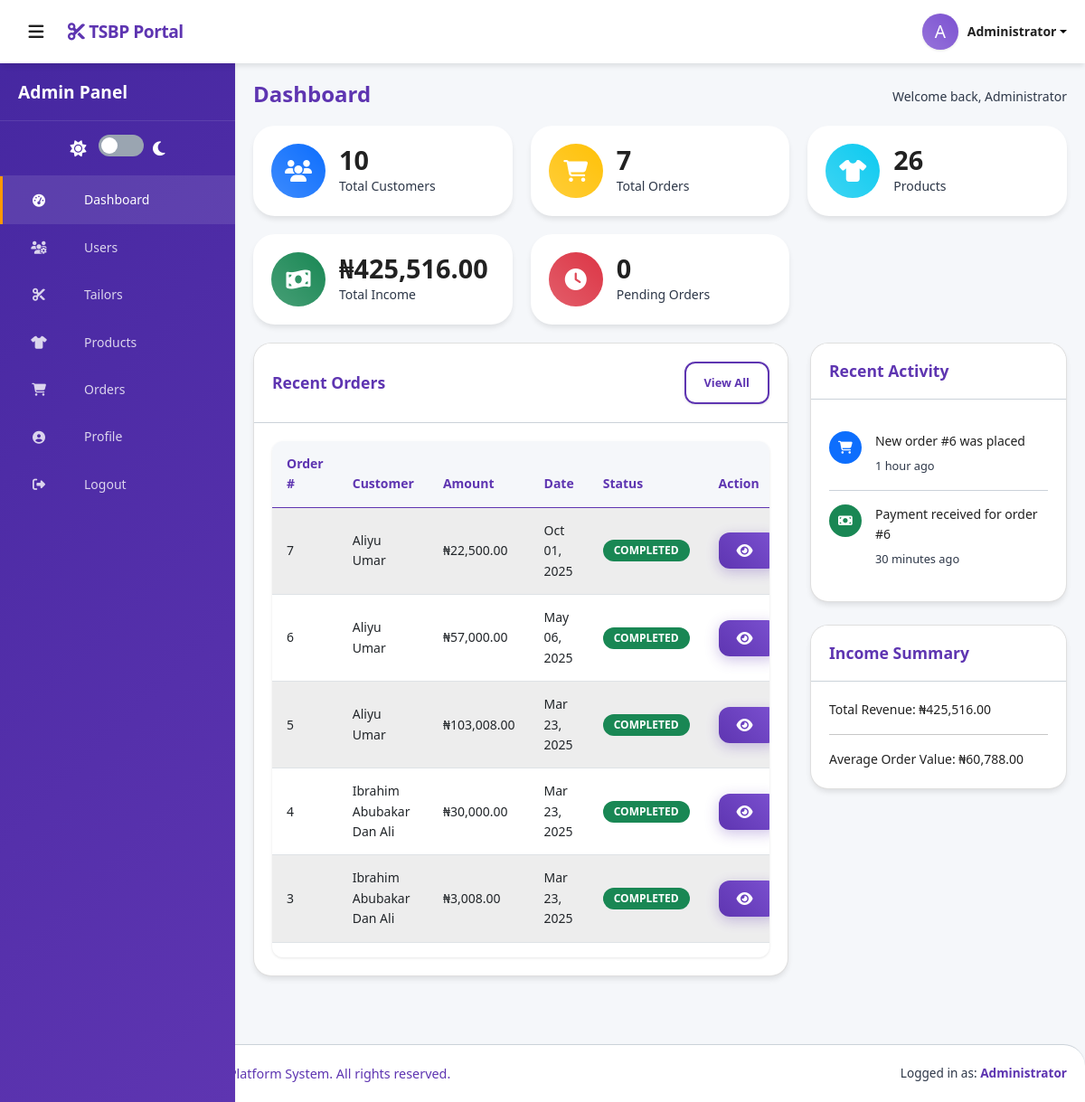
Page /admin/dashboard.php (signed in) on the committed database.
### tables this page shows
CREATE TABLE `orders` (
  `id` int(11) NOT NULL,
  `user_id` int(11) DEFAULT NULL,
  `total_amount` decimal(10,2) NOT NULL,
  `payment_status` enum('pending','completed','failed') DEFAULT 'pending',
  `payment_reference` varchar(100) DEFAULT NULL,
  `delivery_address` text DEFAULT NULL,
  `delivery_city` varchar(50) DEFAULT NULL,
  `delivery_state` varchar(50) DEFAULT NULL,
  `delivery_zip` varchar(20) DEFAULT NULL,
  `delivery_instructions` text DEFAULT NULL,
  `created_at` timestamp NOT NULL DEFAULT current_timestamp(),
  `tailor_id` int(11) DEFAULT NULL
);

CREATE TABLE `customers` (
  `id` int(11) NOT NULL,
  `first_name` varchar(50) NOT NULL,
  `last_name` varchar(50) NOT NULL,
  `email` varchar(100) NOT NULL,
  `password` varchar(255) NOT NULL,
  `phone` varchar(20) DEFAULT NULL,
  `address` text DEFAULT NULL,
  `city` varchar(50) DEFAULT NULL,
  `state` varchar(50) DEFAULT NULL,
  `zip_code` varchar(20) DEFAULT NULL,
  `created_at` timestamp NOT NULL DEFAULT current_timestamp()
);

### admin/functions/functions.php (called while the page is built, shortened)
<?php
function getTailoringStats($conn) {
    $stats = array();
    $query = "SELECT COUNT(*) as total FROM customers";
    $result = mysqli_query($conn, $query);
    $row = mysqli_fetch_assoc($result);
    $stats['total_customers'] = $row['total'];
    $query = "SELECT COUNT(*) as total FROM orders";
    $result = mysqli_query($conn, $query);
    $row = mysqli_fetch_assoc($result);
    $stats['total_orders'] = $row['total'];
    $query = "SELECT COUNT(*) as total FROM products";
    $result = mysqli_query($conn, $query);
    $row = mysqli_fetch_assoc($result);
    $stats['total_products'] = $row['total'];
    $query = "SELECT SUM(total_amount) as total_income FROM orders WHERE payment_status = 'completed'";
    $result = mysqli_query($conn, $query);
    $row = mysqli_fetch_assoc($result);
    $stats['total_income'] = $row['total_income'] ? $row['total_income'] : 0;
    $query = "SELECT COUNT(*) as total FROM orders WHERE payment_status = 'pending'";
    $result = mysqli_query($conn, $query);
    $row = mysqli_fetch_assoc($result);
    $stats['pending_orders'] = $row['total'];
    return $stats;
}
function getRecentOrders($conn, $limit = 5) {
    $query = "SELECT o.id, o.total_amount, o.payment_status, o.created_at,
              c.first_name, c.last_name
              FROM orders o
              LEFT JOIN customers c ON o.user_id = c.id
              ORDER BY o.created_at DESC
              LIMIT ?";
    $stmt = mysqli_prepare($conn, $query);
    mysqli_stmt_bind_param($stmt, "i", $limit);
    mysqli_stmt_execute($stmt);
    $result = mysqli_stmt_get_result($stmt);
    $orders = array();
    while($row = mysqli_fetch_assoc($result)) {
        $orders[] = $row;
    }
    return $orders;
}
function getRecentActivityLogs($conn, $limit = 5) {
    $logs = array();
    $logs[] = array(
        'action' => 'new_order',
        'description' => 'New order #6 was placed',
        'timestamp' => date('Y-m-d H:i:s', strtotime('-1 hour'))
    );
    $logs[] = array(
        'action' => 'payment',
        'description' => 'Payment received for order #6',
        'timestamp' => date('Y-m-d H:i:s', strtotime('-30 minutes'))
    );
    return $logs;
}
function getActivityIcon($action) {
    $icons = array(
        'new_order' => 'shopping-cart',
        'payment' => 'money-bill',
        'delivery' => 'truck',
        'customer' => 'user',
        'product' => 'tshirt'
    );
    return isset($icons[$action]) ? $icons[$action] : 'info-circle';
}
function getActivityIconClass($action) {
    $classes = array(
        'new_order' => 'primary',
        'payment' => 'success',
        'delivery' => 'info',
        'customer' => 'warning',
        'product' => 'secondary'
    );
    return isset($classes[$action]) ? $classes[$action] : 'primary';
}
function getPaymentStatusClass($status) {
    $classes = array(
        'completed' => 'success',
        'pending' => 'warning',
        'failed' => 'danger'
    );
    return isset($classes[$status]) ? $classes[$status] : 'secondary';
}
function timeElapsed($datetime) {
    $now = new DateTime;
    $ago = new DateTime($datetime);
    $diff = $now->diff($ago);
    if ($diff->y > 0) {
        return $diff->y . ' year' . ($diff->y > 1 ? 's' : '') . ' ago';
    } elseif ($diff->m > 0) {
        return $diff->m . ' month' . ($diff->m > 1 ? 's' : '') . ' ago';
    } elseif ($diff->d > 0) {
        return $diff->d . ' day' . ($diff->d > 1 ? 's' : '') . ' ago';
    } elseif ($diff->h > 0) {
        return $diff->h . ' hour' . ($diff->h > 1 ? 's' : '') . ' ago';
    } elseif ($diff->i > 0) {
        return $diff->i . ' minute' . ($diff->i > 1 ? 's' : '') . ' ago';
    } else {
        return 'Just now';
    }
}

### admin/dashboard.php (the view, shortened to what this page needs)
<?php
require_once('includes/config.php');
require_once('functions/functions.php');
$stats = getTailoringStats($conn);
$recentOrders = getRecentOrders($conn, 5);
$recentLogs = getRecentActivityLogs($conn, 5);
?>
<!DOCTYPE html>
<html lang="en">
<head>
    <link rel="stylesheet" href="https://cdnjs.cloudflare.com/ajax/libs/font-awesome/6.4.0/css/all.min.css">
    <link rel="stylesheet" href="../assets/css/admin.css">
</head>
<body>
    <?php include('includes/header.php'); ?>
    <?php include('includes/sidebar.php'); ?>
    <main class="main-content">
        <div class="container">
            <div class="page-header">
                <h1>Dashboard</h1>
                <p>Welcome back, <?php echo htmlspecialchars($_SESSION['admin_name']); ?></p>
            </div>
            <div class="stats-cards">
                <div class="stat-card">
                    <div class="stat-icon bg-primary">
                        <i class="fas fa-users"></i>
                    </div>
                    <div class="stat-details">
                        <h3><?php echo $stats['total_customers']; ?></h3>
                        <p>Total Customers</p>
                    </div>
                </div>
                <div class="stat-card">
                    <div class="stat-icon bg-warning">
                        <i class="fas fa-shopping-cart"></i>
                    </div>
                    <div class="stat-details">
                        <h3><?php echo $stats['total_orders']; ?></h3>
                        <p>Total Orders</p>
                    </div>
                </div>
                <div class="stat-card">
                    <div class="stat-icon bg-info">
                        <i class="fas fa-tshirt"></i>
                    </div>
                    <div class="stat-details">
                        <h3><?php echo $stats['total_products']; ?></h3>
                        <p>Products</p>
                    </div>
                </div>
                <div class="stat-card">
                    <div class="stat-icon bg-success">
                        <i class="fas fa-money-bill-wave"></i>
                    </div>
                    <div class="stat-details">
                        <h3>₦<?php echo number_format($stats['total_income'], 2); ?></h3>
                        <p>Total Income</p>
                    </div>
                </div>
                <div class="stat-card">
                    <div class="stat-icon bg-danger">
                        <i class="fas fa-clock"></i>
                    </div>
                    <div class="stat-details">
                        <h3><?php echo $stats['pending_orders']; ?></h3>
                        <p>Pending Orders</p>
                    </div>
                </div>
            </div>
            <div class="row">
                <div class="col-lg-8">
                    <div class="card">
                        <div class="card-header">
                            <h3>Recent Orders</h3>
                            <a href="orders.php" class="btn btn-sm btn-outline">View All</a>
                        </div>
                        <div class="card-body">
                            <div class="table-responsive">
                                <table class="table table-striped">
                                    <thead>
                                        <tr>
                                            <th>Order #</th>
                                            <th>Customer</th>
                                            <th>Amount</th>
                                            <th>Date</th>
                                            <th>Status</th>
                                            <th>Action</th>
                                        </tr>
                                    </thead>
                                    <tbody>
                                        <?php if (empty($recentOrders)): ?>
                                            <tr>
                                                <td colspan="6" class="text-center">No orders found</td>
                                            </tr>
                                        <?php else: ?>
                                            <?php foreach ($recentOrders as $order): ?>
                                                <tr>
                                                    <td><?php echo htmlspecialchars($order['id']); ?></td>
                                                    <td><?php echo htmlspecialchars($order['first_name'] . ' ' . $order['last_name']); ?></td>
                                                    <td>₦<?php echo number_format($order['total_amount'], 2); ?></td>
                                                    <td><?php echo date('M d, Y', strtotime($order['created_at'])); ?></td>
                                                    <td>
                                                        <span class="badge bg-<?php echo getPaymentStatusClass($order['payment_status']); ?>">
                                                            <?php echo ucfirst($order['payment_status']); ?>
                                                        </span>
                                                    </td>
                                                    <td>
                                                        <a href="view_order.php?id=<?php echo $order['id']; ?>" class="btn btn-sm btn-primary">
                                                            <i class="fas fa-eye"></i>
                                                        </a>
                                                    </td>
                                                </tr>
                                            <?php endforeach; ?>
                                        <?php endif; ?>
                                    </tbody>
                                </table>
                            </div>
                        </div>
                    </div>
                </div>
                <div class="col-lg-4">
                    <div class="card">
                        <div class="card-header">
                            <h3>Recent Activity</h3>
                        </div>
                        <div class="card-body">
                            <ul class="activity-feed">
                                <?php if (empty($recentLogs)): ?>
                                    <li class="activity-item">No recent activities</li>
                                <?php else: ?>
                                    <?php foreach ($recentLogs as $log): ?>
                                        <li class="activity-item">
                                            <div class="activity-icon bg-<?php echo getActivityIconClass($log['action']); ?>">
                                                <i class="fas fa-<?php echo getActivityIcon($log['action']); ?>"></i>
                                            </div>
                                            <div class="activity-content">
                                                <p><?php echo htmlspecialchars($log['description']); ?></p>
                                                <small><?php echo timeElapsed($log['timestamp']); ?></small>
                                            </div>
                                        </li>
                                    <?php endforeach; ?>
                                <?php endif; ?>
                            </ul>
                        </div>
                    </div>
                    <div class="card mt-4">
                        <div class="card-header">
                            <h3>Income Summary</h3>
                        </div>
                        <div class="card-body">
                            <div class="income-summary">
                                <div class="income-item">
                                    <span class="income-label">Total Revenue:</span>
                                    <span class="income-value">₦<?php echo number_format($stats['total_income'], 2); ?></span>
                                </div>
                                <hr>
                                <div class="income-item">
                                    <span class="income-label">Average Order Value:</span>
                                    <span class="income-value">
                                        ₦<?php
                                        $avg = $stats['total_orders'] > 0 ? $stats['total_income'] / $stats['total_orders'] : 0;
                                        echo number_format($avg, 2);
                                        ?>
                                    </span>
                                </div>
                            </div>
                        </div>
                    </div>
                </div>
            </div>
        </div>
    </main>
    <?php include('includes/footer.php'); ?>
</body>
</html>

### rows in the picture
orders: id "7", user.last_name "Aliyu Umar", total_amount "22,500.00", created_at "Oct 01, 2025", payment_status "COMPLETED"
orders: id "6", user.last_name "Aliyu Umar", total_amount "57,000.00", created_at "May 06, 2025", payment_status "COMPLETED"
orders: id "5", user.last_name "Aliyu Umar", total_amount "103,008.00", created_at "Mar 23, 2025", payment_status "COMPLETED"
orders: id "4", user.last_name "Ibrahim Abubakar Dan Ali", total_amount "30,000.00", created_at "Mar 23, 2025", payment_status "COMPLETED"
orders: id "3", user.last_name "Ibrahim Abubakar Dan Ali", total_amount "3,008.00", created_at "Mar 23, 2025", payment_status "COMPLETED"

### other values in the picture
substr($_SESSION['admin_name'], 0, 1) "A"
$_SESSION['admin_name'] "Administrator"
$stats['total_customers'] "10"
$stats['total_orders'] "7"
$stats['total_products'] "26"
$stats['total_income'] "425,516.00"
$stats['pending_orders'] "0"
$log['description'] "New order #6 was placed"
timeElapsed($log['timestamp']) "1 hour ago"
$log['description'] "Payment received for order #6"
timeElapsed($log['timestamp']) "30 minutes ago"
$avg "60,788.00"
